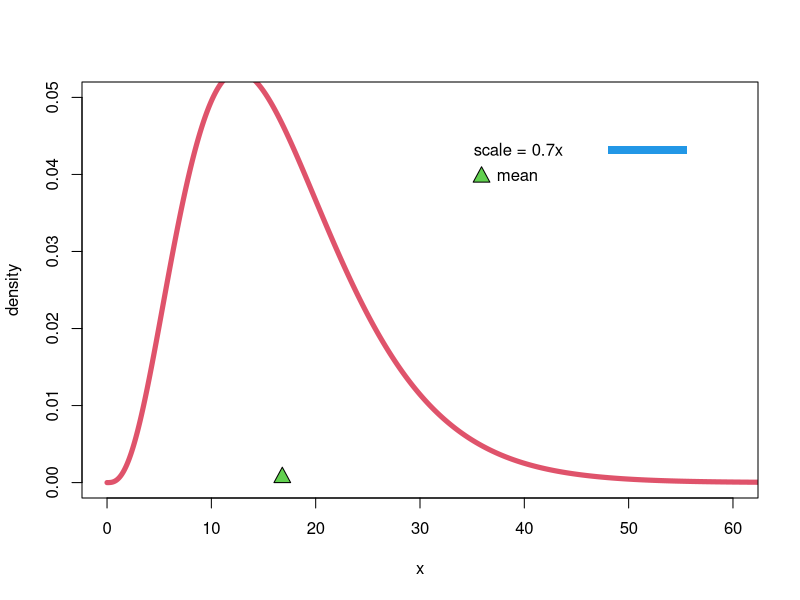
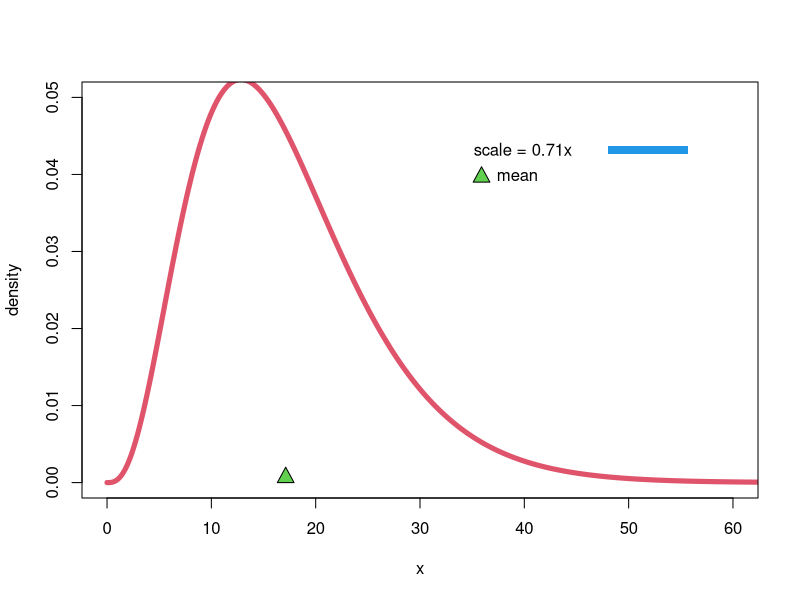
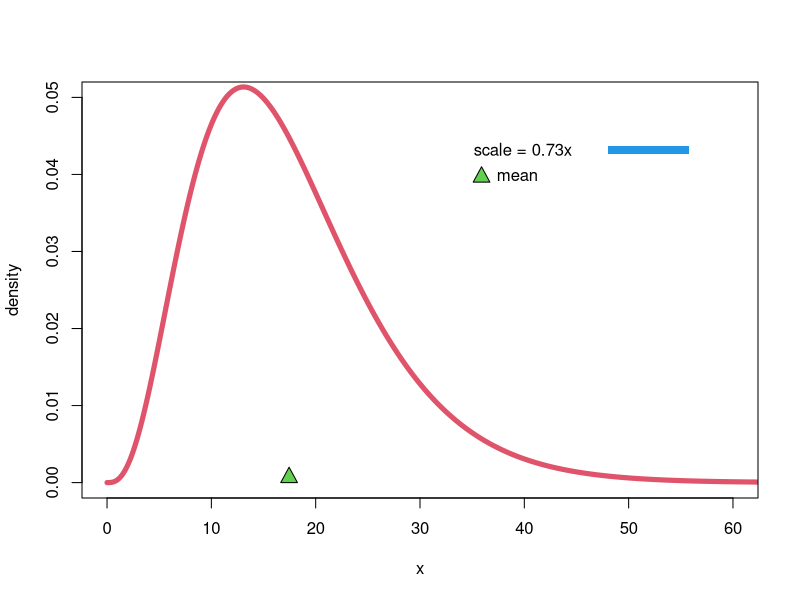
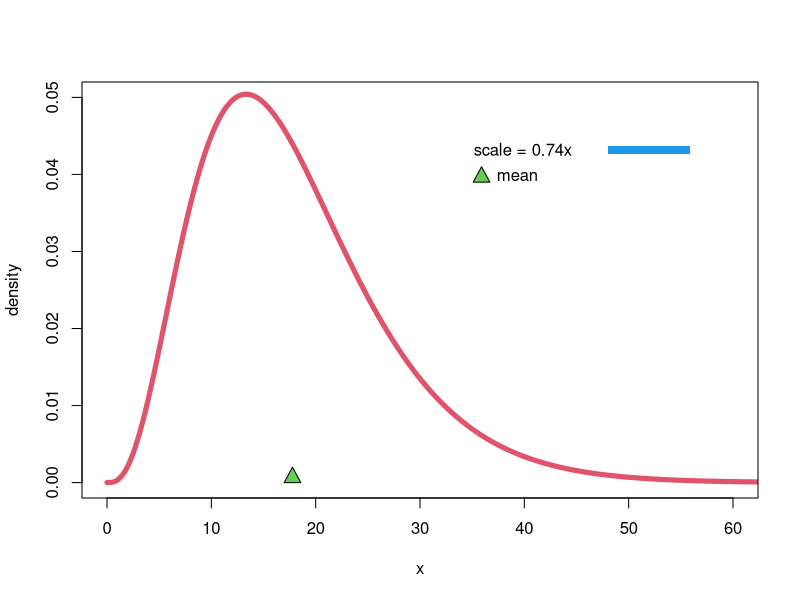
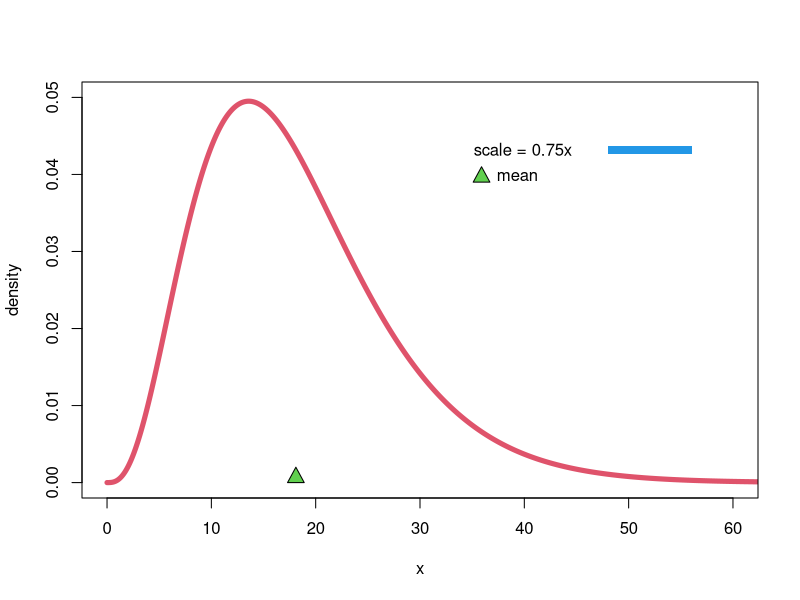
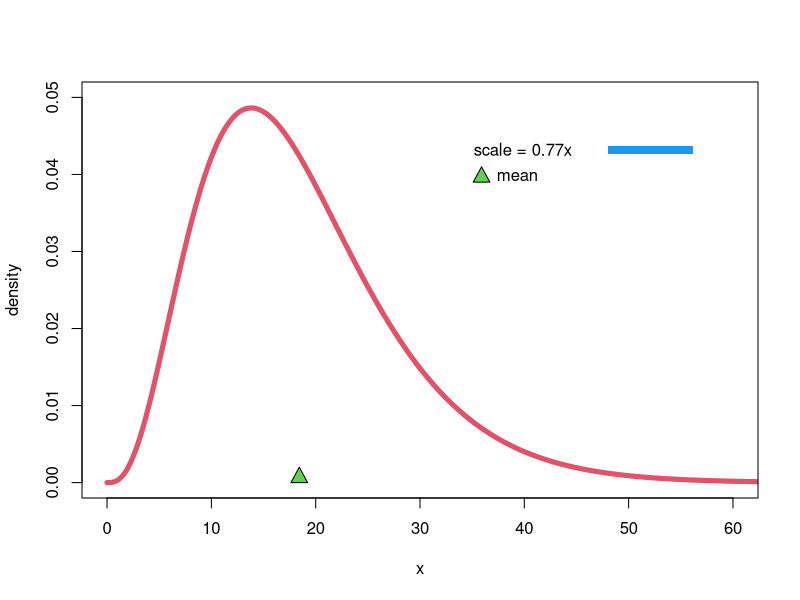
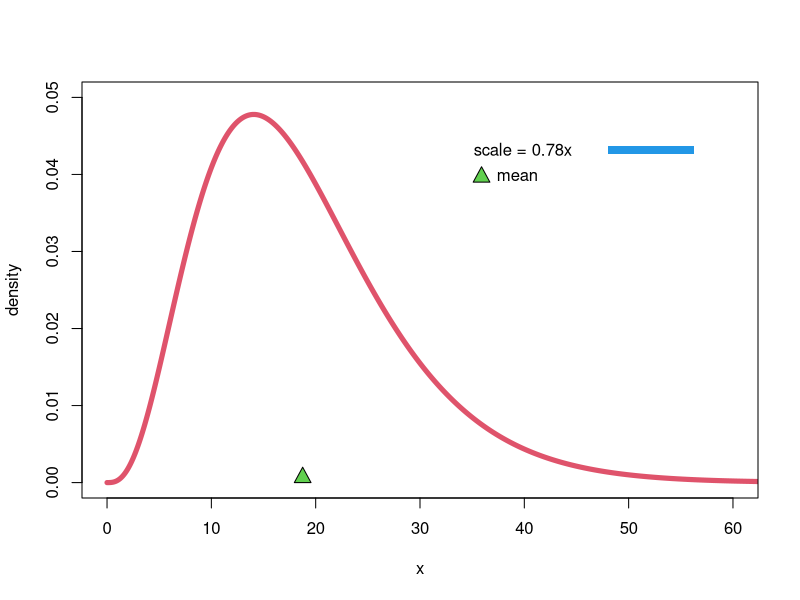
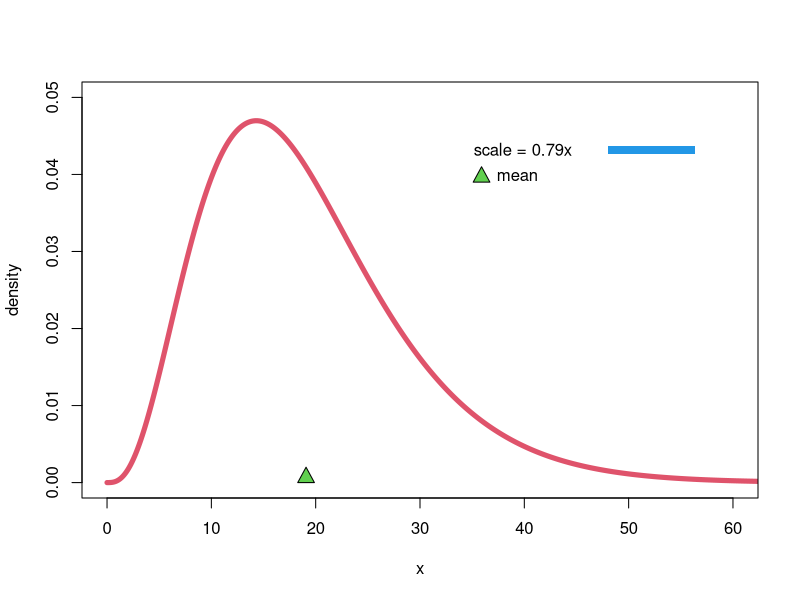

These charts were generated, in order, by the following R code:
require(RColorBrewer);
require(stringr);

#img = image_graph(540, 540, res = 96);
dev.new(width="540px", height="540px", unit="px");

col = c(1, 2, 3, 2, 4, 6, 7, 8, 9); #brewer.pal(n=12, "Set3");
scale = 1;
count = 0;

for(scale in seq(0.7, 1.5, length=60)){
	x = seq(0, 120, length=5000);
	y = dgamma(x/scale, shape=4, scale=6) / scale;
	mean = sum(x * y * diff(x[1:2]));
	plot(x, y, type="l", col=col[4], lwd=5, xlab="x", ylab="density", xlim=c(0, 60), ylim=c(0, 0.05));

	polygon(
		c(mean-0.8, mean, mean+0.8),
		c(0, 0.002, 0),
		col=3);

	polygon(
		c(mean-0.8, mean, mean+0.8) + 0.9 - mean + 35,
		c(0, 0.002, 0) + 0.039,
		col=3);
	text(1.4 + 35, 0.0397, "mean", pos=4);

	text(-0.8 + 35, 0.043, paste("scale = ", round(scale, digits=2), "x", sep=""), pos=4);
	polygon(
		c(0, 10+8*(scale-1), 10+8*(scale-1), 0) + 13 + 35,
		c(0.043, 0.043, 0.042, 0.042) + 0.0007,
		col=col[5], border=F);

	savePlot(paste("frame", str_replace_all(format(count, width=3), " ", "0"), ".png", sep=""));

	count = count + 1;
	print(count);
}

for(scale in seq(1.5, 0.7, length=60)){
	x = seq(0, 120, length=5000);
	y = dgamma(x/scale, shape=4, scale=6) / scale;
	mean = sum(x * y * diff(x[1:2]));
	plot(x, y, type="l", col=col[4], lwd=5, xlab="x", ylab="density", xlim=c(0, 60), ylim=c(0, 0.05));

	polygon(
		c(mean-0.8, mean, mean+0.8),
		c(0, 0.002, 0),
		col=3);

	polygon(
		c(mean-0.8, mean, mean+0.8) + 0.9 - mean + 35,
		c(0, 0.002, 0) + 0.039,
		col=3);
	text(1.4 + 35, 0.0397, "mean", pos=4);

	text(-0.8 + 35, 0.043, paste("scale = ", round(scale, digits=2), "x", sep=""), pos=4);
	polygon(
		c(0, 10+8*(scale-1), 10+8*(scale-1), 0) + 13 + 35,
		c(0.043, 0.043, 0.042, 0.042) + 0.0007,
		col=col[5], border=F);

	savePlot(paste("frame", str_replace_all(format(count, width=3), " ", "0"), ".png", sep=""));

	count = count + 1;
	print(count);
}

#dev.off();
#animation <- image_animate(img, fps = 100, optimize = FALSE);
#image_write_gif(animation, "out.gif");
